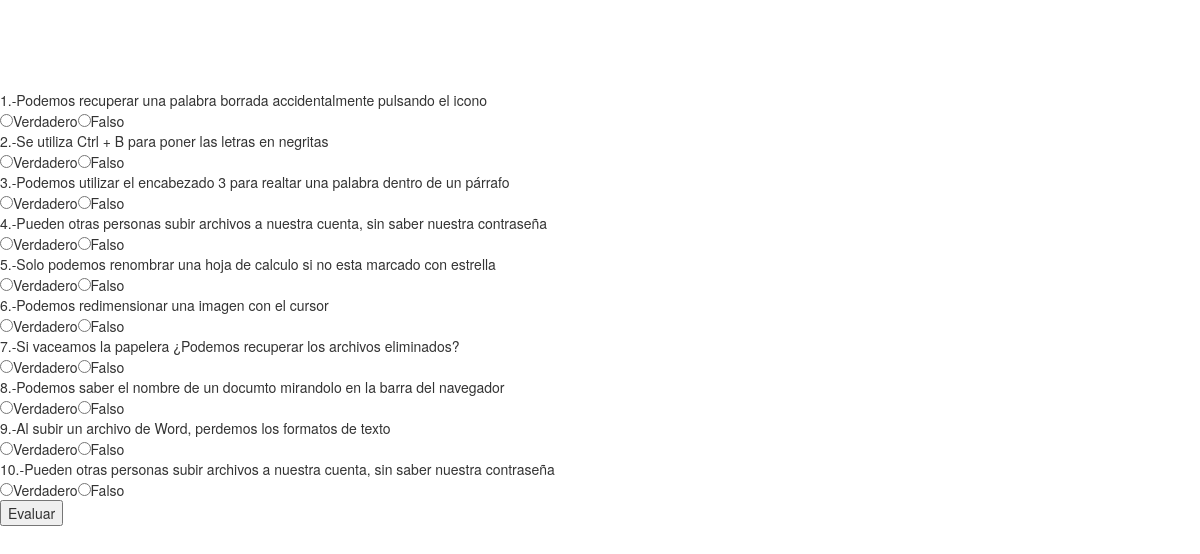
Screenshot of /view/cuestionario.tpl.php with the database file from the repository.
### tables this page shows
CREATE TABLE `preguntas` (
  `idp` int(11) NOT NULL AUTO_INCREMENT,
  `pregunta` text,
  `respuesta` int(5) DEFAULT NULL,
  PRIMARY KEY (`idp`)
);

### Pregunta.php (the view, shortened to what this page needs)
<?php
class Pregunta {
    public function mostarpreguntas(){
        echo"<form method='POST' action='' >";
        for($y=1; $y<=10; $y++){
            $id=rand(1,25);
            $sql="select * from preguntas where idp=$id";
            $consulta=mysql_query($sql)or die("Error de consulta");
            $pregunta=mysql_result($consulta,0,'pregunta');
            $a=mysql_result($consulta,0,'idp');
            echo"$y.-$pregunta <br><input type='hidden' name='id$y' id='$id$y' value='$a'/> <input type='radio' value='1' name='p$y' id='p$y'>Verdadero<input type='radio' value='0' name='p$y' id='p$y'>Falso <br> ";
        }
        echo"<input type='submit' name='submit' id='submit' VALUE='Evaluar' /></form>";
    }
}

### view/cuestionario.tpl.php (shortened to what this page needs)
<?php
require("Pregunta.php");
$pregunta = new Pregunta();
if(isset($_POST['submit'])){
    for($y=1; $y<=10; $y++){
        $id=$_REQUEST["id$y"];
        $re=$_REQUEST["p$y"];
        $pregunta->validarpreguntas($id,$re);
        if($y==10){
            $co=$pregunta->bien;
            $idu=$_COOKIE['idcue'];
            $pregunta->modificaCalificacion($idu,$co);
        }
    }
}else{
    ?>
    <html>
    <body>
    <?php
	require('header.php');
    $pregunta->mostarpreguntas();
    ?>
    </body>
    </html>
    <?php
}
?>

### header.php (shortened to what this page needs)
<!DOCTYPE html>
<html lang="en">
<head>
    <link href="css/bootstrap.min.css" rel="stylesheet">
    <link href="css/bootstrap-theme.min.css" rel="stylesheet">
    <link href="theme.css" rel="stylesheet">
</head>

### css/theme.css (style rules this page uses)
body { padding-top: 70px; padding-bottom: 30px; }

### rows the page displays
preguntas: pregunta "Podemos recuperar una palabra borrada accidentalmente pulsando el icono"
preguntas: pregunta "Se utiliza Ctrl + B para poner las letras en negritas"
preguntas: pregunta "Podemos utilizar el encabezado 3 para realtar una palabra dentro de un párrafo"
preguntas: pregunta "Pueden otras personas subir archivos a nuestra cuenta, sin saber nuestra contraseña"
preguntas: pregunta "Solo podemos renombrar una hoja de calculo si no esta marcado con estrella"
preguntas: pregunta "Podemos redimensionar una imagen con el cursor"
preguntas: pregunta "Si vaceamos la papelera ¿Podemos recuperar los archivos eliminados?"
preguntas: pregunta "Podemos saber el nombre de un documto mirandolo en la barra del navegador"
preguntas: pregunta "Al subir un archivo de Word, perdemos los formatos de texto"
